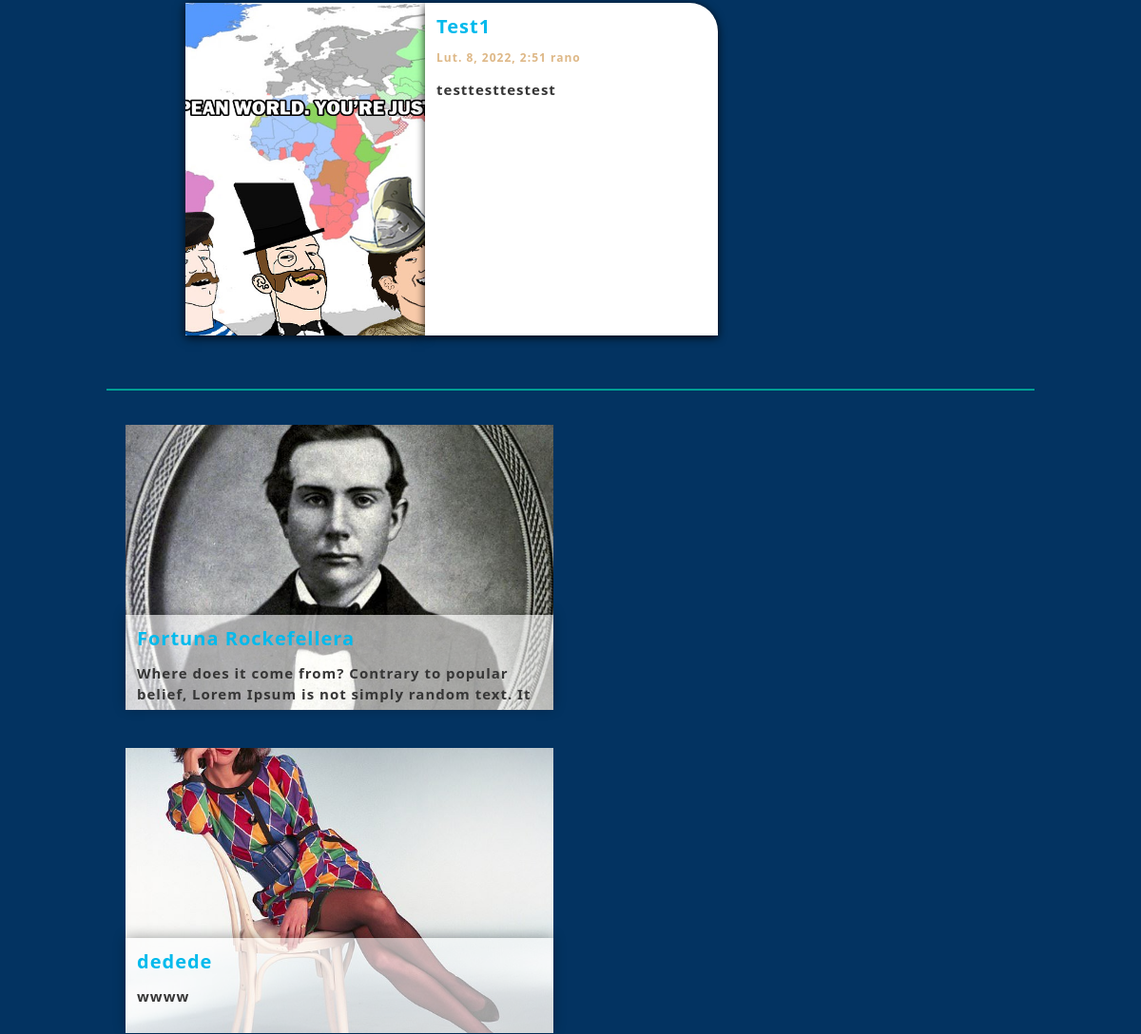
The app's page / (middle part), older data.
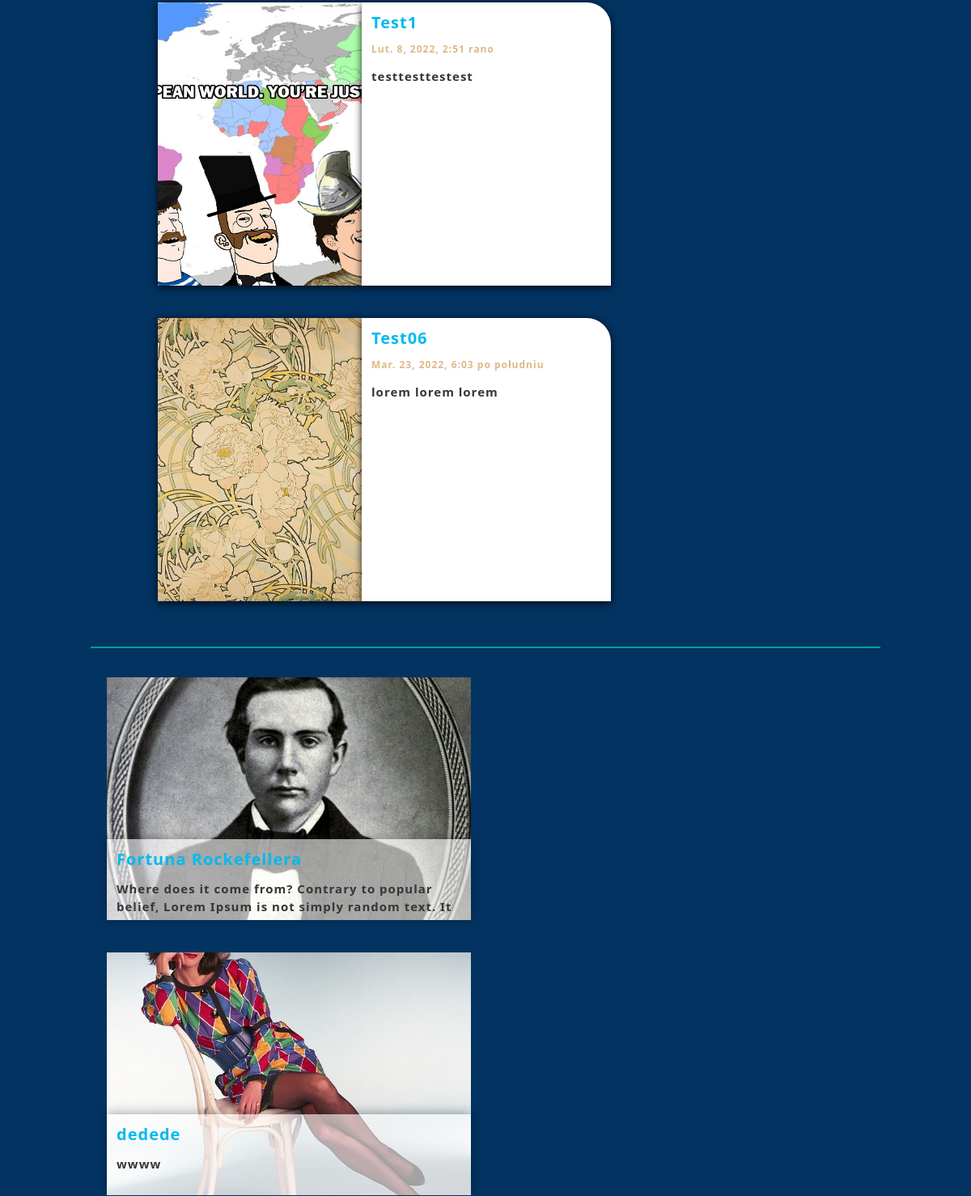
The same page, newer data.
### wpisy/models.py (models this page shows, shortened)
class Entry(models.Model):
    title = models.CharField(max_length=34)
    subtitle = models.CharField(max_length=156)
    thumbnail = models.ImageField(null=True, blank=True)
    description = RichTextField()
    source = models.TextField()
    tags = models.ManyToManyField('Tag', blank=True)
    created = models.DateTimeField(auto_now_add=True)
    heart_count = models.IntegerField(default=0)
    id = models.UUIDField(default=uuid.uuid4, unique=True, primary_key=True, editable=False)
    shows = models.IntegerField(default=0)

### wpisy/views.py (the view)
# urls.py: path('', v.glowna, name="glowna"),
def glowna(request):
    article = Entry.objects.all()
    new = article.order_by('created')[:1]
    history = Entry.objects.filter(tags__name="Współczesność")
    baner = MainPicture.objects.get(title="Główny")
    return render(request, 'glowna.html', {'article': article, 'new':new, 'history': history, 'baner': baner,})

### templates/glowna.html (shortened to what this page needs)
{% extends "szablony/baza.html" %}
{% block content %}
<br><br>
<div class="row">
    <div class="col-sm-1 items">
    </div>
    <div class="col-sm-7 items">
        <div class="allEntrys">
            {% for x in article %}
                <div class="BoxEntry">
                    <a href="/wpis/{{x.id}}">
                        <div class="entry2" style="background-image:url({{ x.thumbnail.url }});">
                        </div>
                        <div class="title2">
                            {{ x.title }}
                            <br>
                            <span style="font-size: 0.6em; color: burlywood;">{{x.created}}</span>
                            <div class="subtitle" style="color: rgb(54, 54, 54); font-size: 15px; margin-top: 10px;">
                                {{ x.subtitle }}
                            </div>
                        </div>
                    </a>
                </div>
            {% endfor %}
        </div>
    </div>
    <div class="col-sm-3 items">
    </div>
    <div class="col-sm-1 items">
    </div>
</div>
<hr style="height: 2px; color: #009f94; opacity:unset">
<div class="row">
    <div class="col-sm-12 items">
        {% for x in history %}
            <div class="entry" style="background-image:url({{ x.thumbnail.url }}); background-position: center; background-size: cover;">
                <a href="/wpis/{{x.id}}">
                    <div class="title">
                        {{ x.title }}
                        <div class="subtitle" style="color: rgb(54, 54, 54); font-size: 15px; margin-top: 10px;">
                            {{ x.subtitle }}
                        </div>
                    </div>
                </a>
            </div>
        {% endfor %}
    </div>
</div>
<br>
{% endblock %}

Row changes from the older to the newer data that the page shows:
added Entry: thumbnail (picture), title "Test06", created "Mar. 23, 2022, 6:03 po południu", subtitle "lorem lorem lorem"
